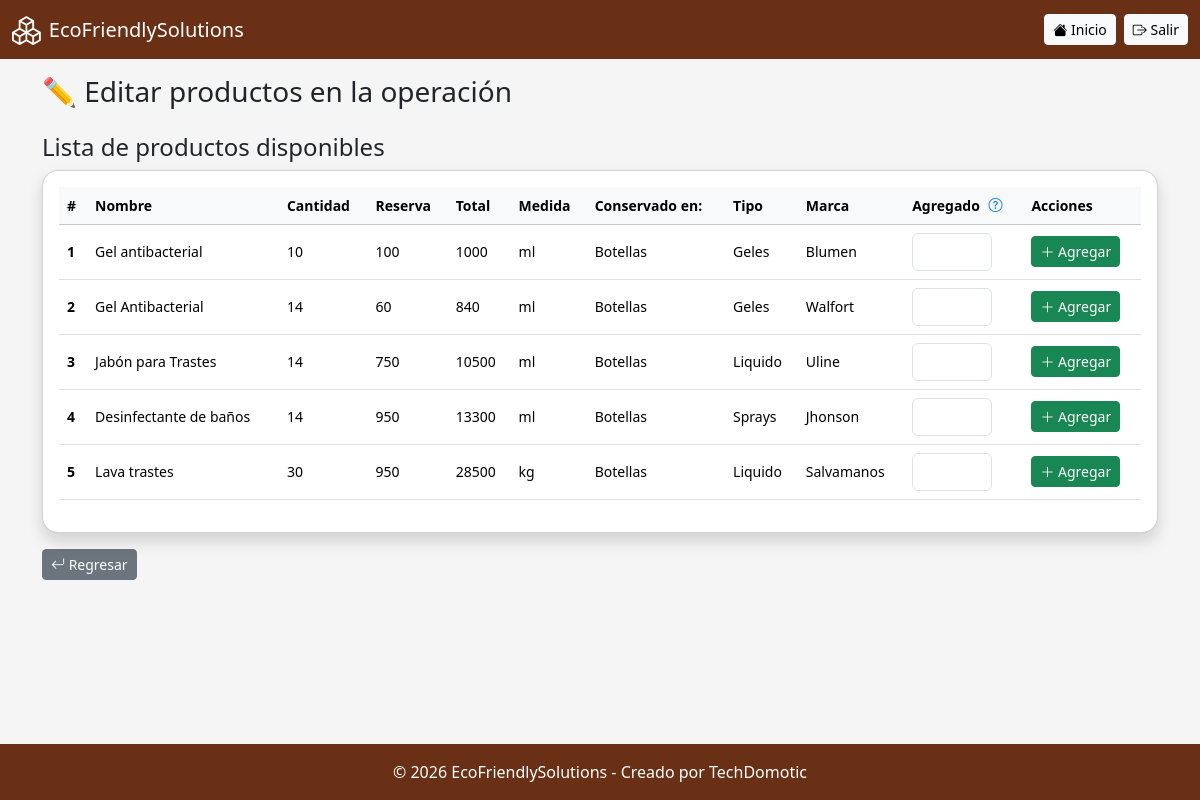
The page /operacion/agregar_producto.php?id=4&id_grupo_productos=2XXTFT78 (signed in) on the database as committed earlier.
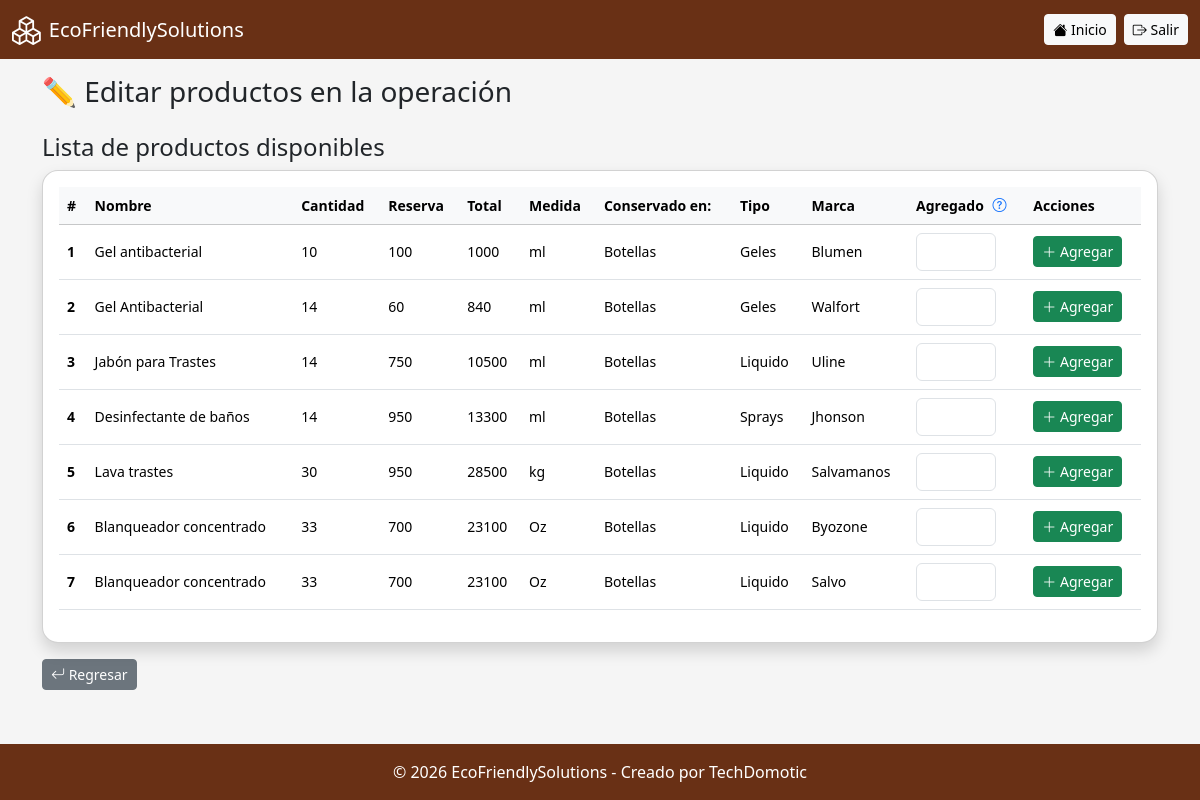
The same page on the database as committed later.
### tables this page shows
CREATE TABLE `productos` (
  `id_producto` int(11) NOT NULL,
  `nombre` varchar(250) NOT NULL,
  `cantidad` double DEFAULT NULL,
  `reserva` double DEFAULT NULL,
  `total` double DEFAULT NULL,
  `medida` varchar(120) DEFAULT NULL,
  `conservado` varchar(120) DEFAULT NULL,
  `tipo` varchar(120) DEFAULT NULL,
  `marca` varchar(120) DEFAULT NULL,
  `estatus` tinyint(1) DEFAULT 1,
  `fecha_eliminacion` timestamp NOT NULL DEFAULT current_timestamp() ON UPDATE current_timestamp(),
  `fecha_creacion` timestamp NOT NULL DEFAULT current_timestamp()
);

### operacion/agregar_producto.php (the view, shortened to what this page needs)
<?php
include '../includes/conexion.php';
include '../includes/header.php';
$conn->report_mode = MYSQLI_REPORT_ERROR | MYSQLI_REPORT_STRICT;
$id = intval($_GET['id']);
$id_grupo_productos = trim($_GET['id_grupo_productos']);
$result_productos = $conn->query("
    SELECT P.id_producto,
	   P.nombre,
       P.cantidad,
       p.reserva,
       p.total,
       p.medida,
       P.conservado,
       P.tipo,
       P.marca,
       P.fecha_creacion
    FROM productos AS P
    WHERE P.id_producto NOT IN (
        SELECT id_producto
        FROM grupo_productos
        WHERE id_grupo_productos = '$id_grupo_productos'
    );
");
?>
<h3 class="mb-4">✏️ Editar productos en la operación</h3>
<h4 class="col-12">Lista de productos disponibles</h4>
<div class="card shadow rounded-4">
<div class="card-body table-responsive" style="max-height: 700px; overflow-y: auto;">
<table class="table table-hover align-middle small">
<thead class="table-light">
<tr>
<th style="position: sticky; top: 0; z-index: 2; background-color: #f8f9fa;">#</th>
<th style="position: sticky; top: 0; z-index: 2; background-color: #f8f9fa;">Nombre</th>
<th style="position: sticky; top: 0; z-index: 2; background-color: #f8f9fa;">Cantidad</th>
<th style="position: sticky; top: 0; z-index: 2; background-color: #f8f9fa;">Reserva</th>
<th style="position: sticky; top: 0; z-index: 2; background-color: #f8f9fa;">Total</th>
<th style="position: sticky; top: 0; z-index: 2; background-color: #f8f9fa;">Medida</th>
<th style="position: sticky; top: 0; z-index: 2; background-color: #f8f9fa;">Conservado en:</th>
<th style="position: sticky; top: 0; z-index: 2; background-color: #f8f9fa;">Tipo</th>
<th style="position: sticky; top: 0; z-index: 2; background-color: #f8f9fa;">Marca</th>
<th style="position: sticky; top: 0; z-index: 2; background-color: #f8f9fa;">Agregado
    <i class="bi bi-question-circle text-primary"
     style="cursor: pointer; margin-left: 5px;"
     data-bs-toggle="tooltip"
     data-bs-placement="top"
     title="Agrega la cantidad de producto a usar">
  </i>
</th>
<th style="position: sticky; top: 0; z-index: 2; background-color: #f8f9fa;">Acciones</th>
</tr>
</thead>
<tbody>
<?php $contador = 1; ?>
<?php while($row = $result_productos->fetch_assoc()): ?>
<tr>
<td><strong><?= $contador; ?></strong></td>
<td><?= htmlspecialchars($row['nombre']); ?></td>
<td><?= htmlspecialchars($row['cantidad']); ?></td>
<td><?= htmlspecialchars($row['reserva']); ?></td>
<td><?= htmlspecialchars($row['total']); ?></td>
<td><?= htmlspecialchars($row['medida']); ?></td>
<td><?= htmlspecialchars($row['conservado']); ?></td>
<td><?= htmlspecialchars($row['tipo']); ?></td>
<td><?= htmlspecialchars($row['marca']); ?></td>
<form method="POST" class="d-flex gap-2 align-items-center">
<td><input type="number" name="cantidad" class="form-control" min="1" style="width: 80px;" required></td>
<td>
    <button type="submit" class="btn btn-sm btn-success">
        <i class="bi bi-plus-lg"></i> Agregar
    </button>
</td>
</form>
</tr>
<?php $contador++; ?>
<?php endwhile; ?>
</tbody>
</table>
</div>
</div>
<div class="col-12 mt-3">
    <a href="editar.php?id=<?= $id; ?>&id_grupo_trabajadores=<?= $id_grupo_productos; ?>"
    class="btn btn-sm btn-secondary">
    <i class="bi bi-arrow-return-left"></i> Regresar
    </a>
</div>
<?php include '../includes/footer.php'; ?>

### includes/header.php (shortened to what this page needs)
<?php
if (!isset($pageTitle)) $pageTitle = "EcoFriendlySolutions";
?>
<!DOCTYPE html>
<html lang="es">
<head>
    <link href="https://cdn.jsdelivr.net/npm/bootstrap@5.3.2/dist/css/bootstrap.min.css" rel="stylesheet">
    <link rel="stylesheet" href="https://cdn.jsdelivr.net/npm/bootstrap-icons@1.11.0/font/bootstrap-icons.css">
    <link href="/assets/css/estilos.css" rel="stylesheet">
</head>
<body class="d-flex flex-column min-vh-100">
<nav class="navbar navbar-dark" style="background-color: #268db5;">
  <div class="container-fluid">
    <div class="d-flex align-items-center">
      <i class="bi bi-boxes me-2" style="font-size: 1.8rem; color: white;"></i>
      <span class="navbar-brand mb-0 h1"><?= htmlspecialchars($pageTitle) ?></span>
    </div>
    <div class="d-flex gap-2">
      <a href="/ecofriendlysolutions/dashboard.php" class="btn btn-light btn-sm" title="Volver al dashboard">
        <i class="bi bi-house-fill"></i> Inicio
      </a>
      <a href="/ecofriendlysolutions/logout.php" class="btn btn-light btn-sm" onclick="return confirm('¿Deseas cerrar sesi&oacute;n?')" title="Cerrar sesión">
        <i class="bi bi-box-arrow-right"></i> Salir
      </a>
    </div>
  </div>
</nav>
<div class="container py-3 flex-grow-1">

### includes/footer.php (shortened to what this page needs)
</div>
<footer class="footer mt-auto py-3" style="background-color: #268db5; margin-top: auto;">
  <div class="container text-center">
    <span class="text-white">© 2026 EcoFriendlySolutions - Creado por TechDomotic</span>
  </div>
</footer>
</body>
</html>

### css/estilos.css (style rules this page uses)
:root { --main-brown: #693015; }
body { background: #f5f5f5; display: flex; flex-direction: column; min-height: 100vh; }
.navbar, .footer { background-color: var(--main-brown) !important; }
.footer { margin-top: auto; width: 100%; }

Rows that differ between the two databases and show on the page:
added productos: nombre "Blanqueador concentrado", cantidad "33", reserva "700", total "23100", medida "Oz", conservado "Botellas", tipo "Liquido", marca "Byozone"
added productos: nombre "Blanqueador concentrado", cantidad "33", reserva "700", total "23100", medida "Oz", conservado "Botellas", tipo "Liquido", marca "Salvo"
